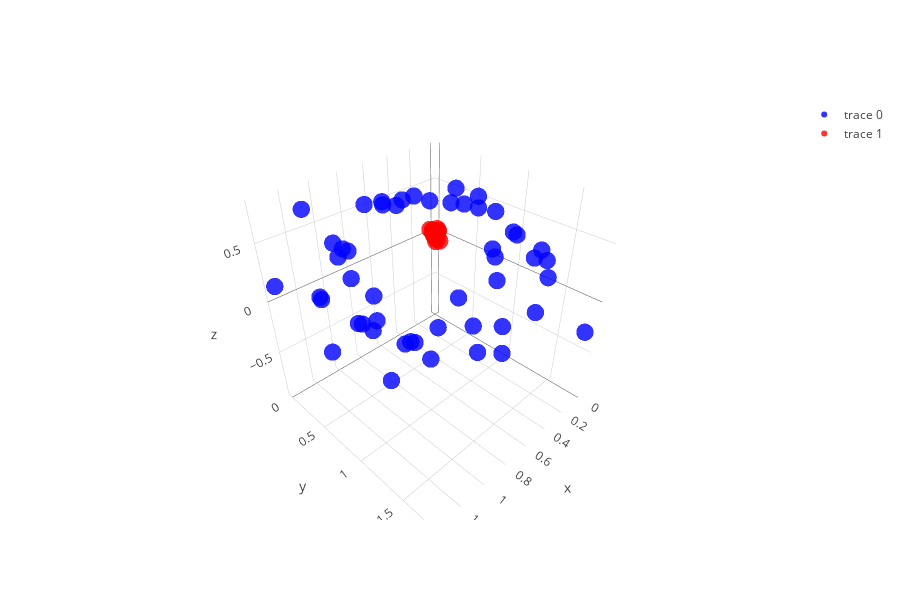

Write notebook code for a chart like this one.
### Code cell
# plot the data

def plot_3D(X, y):
    
    # retrieve indices of zeroes and ones
    idx0 = y==0
    idx1 = y==1
    
    # define data set 1 plot options
    trace0 = go.Scatter3d(x=X[idx0,0], y=X[idx0,1], z=X[idx0,2],
        mode='markers',
        marker=dict(size=6, color='blue', opacity=0.8)
    )

    # define data set 2 plot options
    trace1 = go.Scatter3d(x=X[idx1,0], y=X[idx1,1], z=X[idx1,2],
        mode='markers',
        marker=dict(size=6, color='red', opacity=0.8)
    )

    # set aspect ratio
    scene = dict(aspectmode="manual", aspectratio=dict(x=1, y=1, z=1))

    # define figure properties
    layout = go.Layout(
        scene=scene,
        height=600,
        width=900
    )

    # produce the plot
    fig = go.Figure(data=[trace0,trace1],layout=layout)
    iplot(fig)
    
plot_3D(Phi,y)
